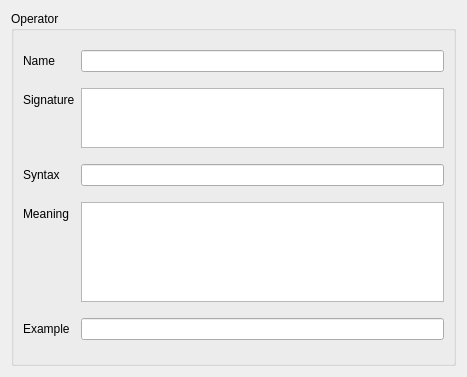
<?xml version="1.0" encoding="UTF-8"?>
<ui version="4.0">
 <class>Form</class>
 <widget class="QWidget" name="Form">
  <property name="geometry">
   <rect>
    <x>0</x>
    <y>0</y>
    <width>467</width>
    <height>377</height>
   </rect>
  </property>
  <property name="windowTitle">
   <string>Form</string>
  </property>
  <layout class="QVBoxLayout" name="verticalLayout">
   <item>
    <widget class="QGroupBox" name="groupBoxTypeConstructor">
     <property name="title">
      <string>Operator</string>
     </property>
     <layout class="QFormLayout" name="formLayout">
      <item row="0" column="0">
       <widget class="QLabel" name="labelName">
        <property name="text">
         <string>Name</string>
        </property>
       </widget>
      </item>
      <item row="0" column="1">
       <widget class="QLineEdit" name="lineEditName">
        <property name="readOnly">
         <bool>true</bool>
        </property>
       </widget>
      </item>
      <item row="1" column="0">
       <widget class="QLabel" name="labelSignature">
        <property name="text">
         <string>Signature</string>
        </property>
       </widget>
      </item>
      <item row="1" column="1">
       <widget class="QPlainTextEdit" name="plainTextEditSignature">
        <property name="maximumSize">
         <size>
          <width>16777215</width>
          <height>60</height>
         </size>
        </property>
        <property name="readOnly">
         <bool>true</bool>
        </property>
       </widget>
      </item>
      <item row="2" column="0">
       <widget class="QLabel" name="labelExampleTypeList">
        <property name="text">
         <string>Syntax</string>
        </property>
       </widget>
      </item>
      <item row="2" column="1">
       <widget class="QLineEdit" name="lineEditSyntax">
        <property name="readOnly">
         <bool>true</bool>
        </property>
       </widget>
      </item>
      <item row="3" column="0">
       <widget class="QLabel" name="labelListRepresentation">
        <property name="text">
         <string>Meaning</string>
        </property>
       </widget>
      </item>
      <item row="3" column="1">
       <widget class="QPlainTextEdit" name="plainTextEditMeaning">
        <property name="maximumSize">
         <size>
          <width>16777215</width>
          <height>100</height>
         </size>
        </property>
        <property name="readOnly">
         <bool>true</bool>
        </property>
       </widget>
      </item>
      <item row="4" column="0">
       <widget class="QLabel" name="labelExampleList">
        <property name="text">
         <string>Example</string>
        </property>
       </widget>
      </item>
      <item row="4" column="1">
       <widget class="QLineEdit" name="lineEditExample">
        <property name="readOnly">
         <bool>true</bool>
        </property>
       </widget>
      </item>
     </layout>
    </widget>
   </item>
  </layout>
 </widget>
 <resources/>
 <connections/>
</ui>
